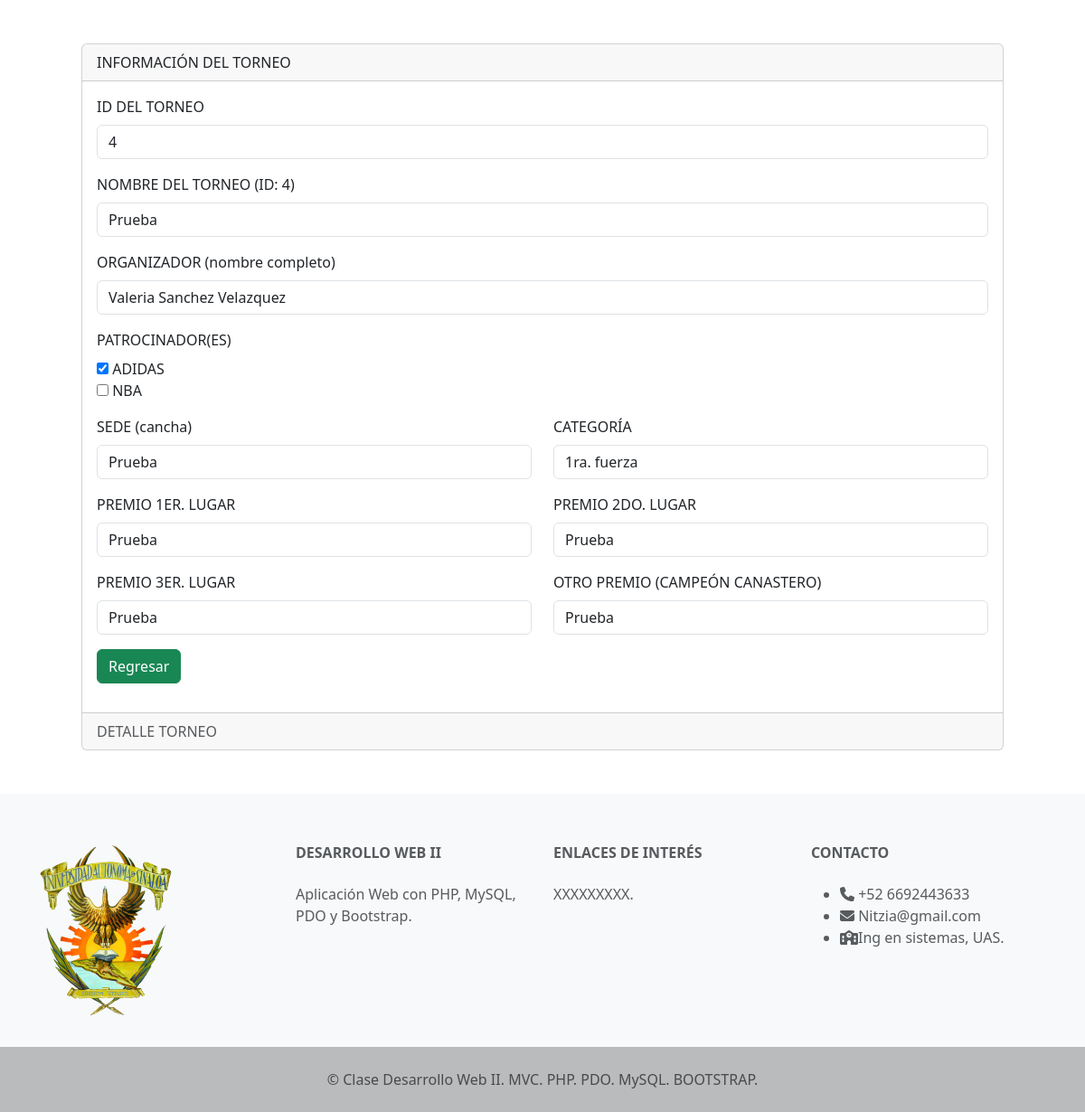
Page /views/admin/readOneTorneo.php?id=4 (signed in) on the earlier database version.
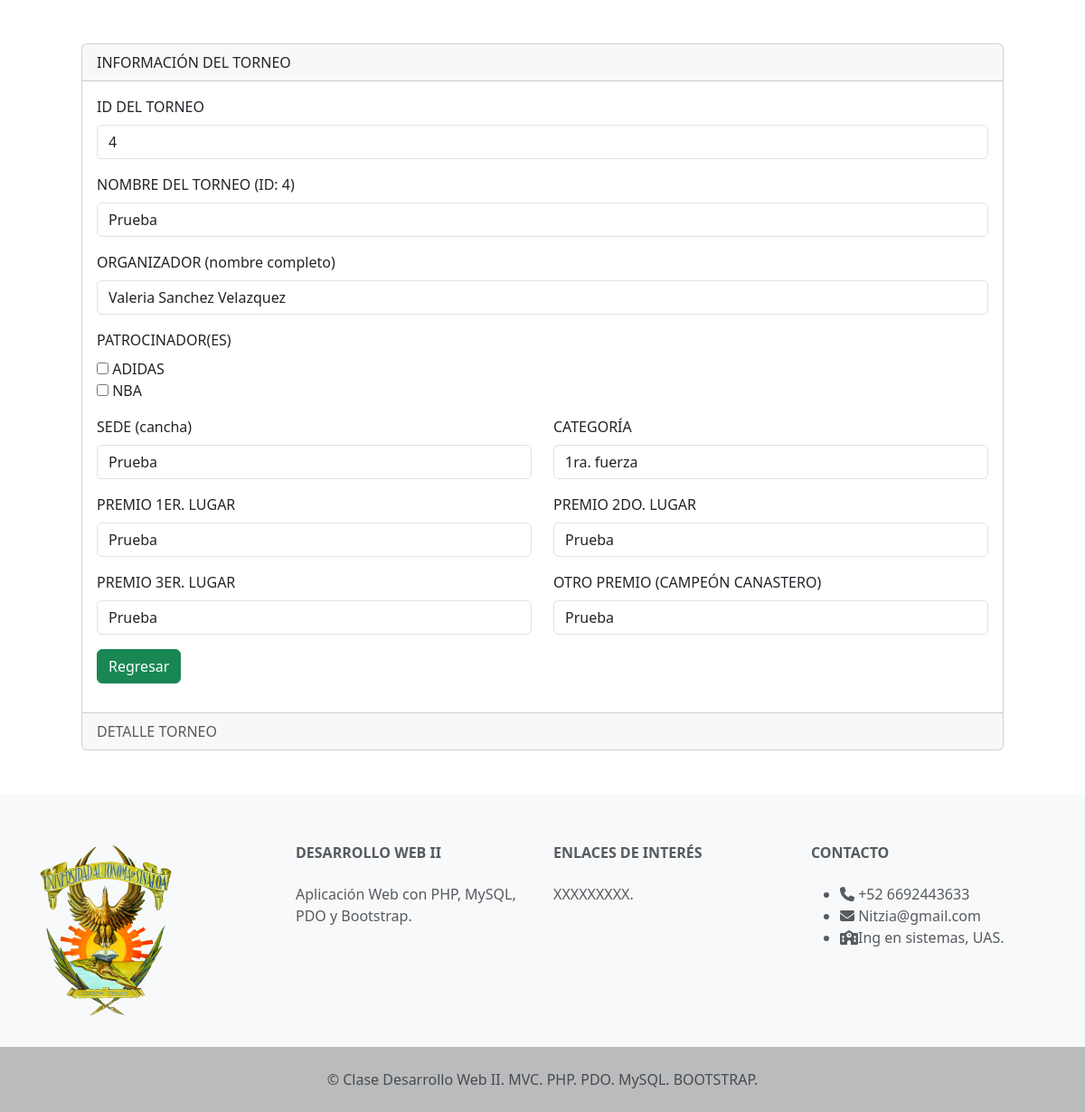
Same page on the later database version.
### tables this page shows
CREATE TABLE `torneos` (
  `idtorneos` int(11) NOT NULL,
  `nombre` varchar(100) DEFAULT NULL,
  `sede` varchar(100) DEFAULT NULL,
  `premio1` varchar(100) DEFAULT NULL,
  `premio2` varchar(100) DEFAULT NULL,
  `premio3` varchar(100) DEFAULT NULL,
  `premio_otro` varchar(100) DEFAULT NULL,
  `fk_organizador` int(11) DEFAULT NULL,
  `categoria` varchar(100) DEFAULT NULL
);

CREATE TABLE `usuarios` (
  `idusuarios` int(11) NOT NULL,
  `nombre` varchar(100) DEFAULT NULL,
  `username` varchar(45) DEFAULT NULL,
  `password` varchar(45) DEFAULT NULL,
  `rol` varchar(45) DEFAULT 'USUARIO'
);

CREATE TABLE `patrocinadores` (
  `idpatrocinadores` int(11) NOT NULL,
  `nombre` varchar(100) DEFAULT NULL,
  `logo` varchar(100) DEFAULT NULL
);

### config/DataBase.php (called while the page is built, shortened)
<?php
    class DataBase{
        private $host = "localhost";
        private $db = "basket";
        private $user = "root";
        private $password = '';
        public function connect(){
            try{
                $pdo = new PDO("mysql: host =".$this->host.";dbname=".$this->db, $this->user, $this->password);
                return $pdo;
            }catch(PDOException $e){
                return $e->getMessage();
            }
        }
    }
?>

### controllers/torneosController.php (called while the page is built, shortened)
<?php
    require_once("../../models/torneosModel.php");
    class torneosController{
        private $model;
        public function __construct(){
            $this->model = new torneosModel();
        }
        public function readOneTorneo($id){
            return ($this->model->readOne($id) != false) ? $this->model->readOne($id) : header("Location: readAllTorneos.php");
        }
    }
?>

### models/torneosModel.php (called while the page is built, shortened)
<?php
    require_once("../../config/DataBase.php");
    class torneosModel {
        public $PDO;
        public function __construct(){
            $connection = new DataBase();
            $this->PDO = $connection->connect();
        }
            public function readOne($id){
                $statement = $this->PDO->prepare("SELECT tournament.*, users.nombre as organizador, (SELECT GROUP_CONCAT(p.nombre SEPARATOR ', ')
                FROM patrocinadores p
                LEFT JOIN patrocinadores_torneos pt ON pt.fk_patrocinador = p.idpatrocinadores
                WHERE pt.nombre_torneo = tournament.nombre
                GROUP BY pt.nombre_torneo
                order by p.idpatrocinadores
            ) as patrocinadores  FROM torneos tournament
                LEFT JOIN usuarios users on users.idusuarios = tournament.fk_organizador
                WHERE idtorneos= :id limit 1");
                $statement->bindParam(":id",$id);
                return ($statement->execute()) ? $statement->fetch() : true;
            }
    }
?>

### controllers/sponsorController.php (called while the page is built, shortened)
<?php
    require_once('../../models/sponsorModel.php');
    class sponsorController{
        private $model;
        public function __construct(){
            $this->model = new sponsorModel();
        }
        public function read(){
            return ($this->model->read()) ? $this->model->read() : false;
        }
    }
?>

### models/sponsorModel.php (called while the page is built, shortened)
<?php
    require_once("../../config/DataBase.php");
    class sponsorModel {
        public $PDO;
        public function __construct(){
            $connection = new DataBase();
            $this->PDO = $connection->connect();
        }
            public function read(){
                $statement = $this->PDO->prepare("SELECT * FROM patrocinadores order by idpatrocinadores");
                return ($statement->execute()) ? $statement->fetchAll() : false;
            }
    }
?>

### views/admin/readOneTorneo.php (the view, shortened to what this page needs)
<?php
    require_once("../admin/template/header.php");
    require_once("../../controllers/torneosController.php");
    require_once("../../controllers/sponsorController.php");
    $objTorneosController = new torneosController();
    $objSponsorController = new sponsorController();
    $sponsors = $objSponsorController -> read();
    $lstTorneo = $objTorneosController->readOneTorneo($_GET['id']);
    $pat = explode(",", $lstTorneo['patrocinadores']);
?>
<div class="mx-auto p-5">
    <div class="card">
        <div class="card-header">INFORMACIÓN DEL TORNEO</div>
        <div class="card-body">
            <form action="torneoUpdate.php" method="post">
                <div class="mb-3">
                    <label for="nombreTorneo" class="form-label">ID DEL TORNEO</label>
                    <input type="text" class="form-control" name="txtId"
                    id="nombreTorneo" value="<?= $lstTorneo['idtorneos'] ?>" readonly>
                </div>
                <div class="mb-3">
                    <label for="nombreTorneo" class="form-label">NOMBRE DEL TORNEO (ID: <?= $lstTorneo['idtorneos'] ?>)</label>
                    <input type="text" class="form-control" name="txtNombreTorneo"
                    id="nombreTorneo" value="<?= $lstTorneo['nombre'] ?>"  readonly>
                </div>
                <div class="mb-3">
                    <label for="organizador" class="form-label">ORGANIZADOR (nombre completo) </label>
                    <input type="text" class="form-control" name="txtOrganizador"
                    id="organizador" value="<?= $lstTorneo['organizador'] ?>" readonly>
                </div>
                <div class="mb-3">
                    <label for="patrocinador" class="form-label" readonly>PATROCINADOR(ES) </label><br>
                    <?php
                        foreach($sponsors as $patrocinador){ ?>
                            <input type="checkbox" name="patrocinadores[]" id="<?php echo "opcion".$patrocinador['nombre']; ?> " value="<?php echo $patrocinador['idpatrocinadores']; ?>"
                            <?php foreach($pat as $patros){
                                if($patrocinador['nombre'] == $patros){
                                    echo 'checked';
                                    } } ?> readonly> <?php echo $patrocinador['nombre']; ?> <br>
                    <?php } ?>
                </div>
                <div class="row">
                    <div class="col mb-3">
                        <label for="sede" class="form-label" >SEDE (cancha) </label>
                        <input type="text" class="form-control" name="txtSede" id="sede" value="<?= $lstTorneo['sede'] ?>" readonly>
                    </div>
                    <div class="col mb-3">
                        <label for="categoria" class="form-label">CATEGORÍA</label>
                        <input type="text" name="txtCategoria" id="categoria"
                        class="form-control" value="<?= $lstTorneo['categoria'] ?>" readonly>
                    </div>
                </div>
                <div class="row">
                    <div class="col mb-3">
                        <label for="premio1" class="form-label">PREMIO 1ER. LUGAR</label>
                        <input type="text" name="txtPremio1" id="premio1" class="form-control" value="<?= $lstTorneo['premio1'] ?>" readonly>
                    </div>
                    <div class="col mb-3">
                    <label for="premio2" class="form-label">PREMIO 2DO. LUGAR</label>
                        <input type="text" name="txtPremio2" id="premio2" class="form-control" value="<?= $lstTorneo['premio2']?>" readonly>
                    </div>
                </div>
                <div class="row">
                    <div class="col mb-3">
                        <label for="premio3" class="form-label">PREMIO 3ER. LUGAR</label>
                        <input type="text" name="txtPremio3" id="premio3" class="form-control" value="<?= $lstTorneo['premio3'] ?>" readonly>
                    </div>
                    <div class="col mb-3">
                    <label for="otroPremio" class="form-label">OTRO PREMIO (CAMPEÓN CANASTERO) </label>
                        <input type="text" name="txtOtroPremio" id="otroPremio" class="form-control" value="<?= $lstTorneo['premio_otro'] ?>" readonly>
                    </div>
                </div>
                <div class="col mb-3">
                    <a href="readAllTorneos.php" class="btn btn-success">Regresar</a>
                </div>
            </form>
        </div>
        <div class="card-footer text-body-secondary">DETALLE TORNEO</div>
    </div>
</div>
<?php require_once("../admin/template/footer.php"); ?>

### views/admin/template/header.php (shortened to what this page needs)
<!doctype html>
<html lang="en">
<head>
    <link href="https://cdn.jsdelivr.net/npm/bootstrap@5.3.2/dist/css/bootstrap.min.css" rel="stylesheet">
</head>
<body>
    <div class="container">

### views/admin/template/footer.php (shortened to what this page needs)
    </div>
</body>
<footer class="text-center text-lg-start bg-light text-muted">
    <section class="p-2">
    <div class="container text-center text-md-start mt-5">
        <div class="row mt-3">
            <div class="col-md-2 col-lg-2 col-xl mx-auto mb-4">
                <img src="../../../webappbasket/img/594px-Logo_Uas.svg.png" alt="" width="150">
            </div>
            <div class="col-md-3 col-lg-4 col-xl-3 mx-auto mb-4">
                <h6 class="text-uppercase fw-bold mb-4">DESARROLLO WEB II</h6>
                <p>Aplicación Web con PHP, MySQL, PDO y Bootstrap.</p>
            </div>
            <div class="col-md-2 col-lg-2 col-xl mx-auto mb-4">
                <h6 class="text-uppercase fw-bold mb-4">ENLACES DE INTERÉS</h6>
                <p>XXXXXXXXX.</p>
            </div>
            <div class="col-md-4 col-lg-3 col-xl-3 mx-auto mb-4">
                <h6 class="fw-bold mb-4">CONTACTO</h6>
                <ul>
                    <li><i class="fa fa-phone" ></i> +52 6692443633</li>
                    <li><i class="fa fa-envelope" ></i> Nitzia@gmail.com</li>
                    <li><i class="fa fa-school" ></i>Ing en sistemas, UAS.</li>
                </ul>
            </div>
        </div>
    </div>
    </section>
    <div class="text-center p-4" style="background-color: rgba(0,0,0,0.25);">
        © Clase Desarrollo Web II. MVC. PHP. PDO. MySQL. BOOTSTRAP.
    </div>
</footer>
</html>

Differences in the rows shown:
changed patrocinadores "ADIDAS": nombre "☑" → "☐"
